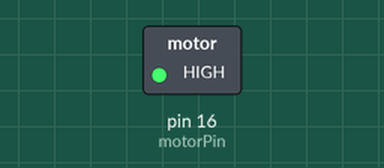
A sketch run on a simulated Arduino Uno, built with avr-gcc and run on an emulated ATmega328P. On the bench: switched loads named in the sketch (green lamp = pin HIGH). Dashed ring = blinking.

Above: at 0.5 s.
Timing chart, 0 to 4.6 s (numbered marks = the images above):
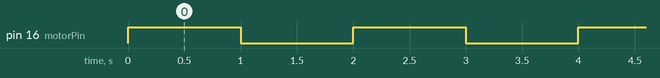

Measured:
- by itself, pin 16 (motorPin): alternates HIGH for 1.0 s and LOW for 1.0 s

The sketch:

vibration-motor-M20.ino
```cpp
// 定义控制引脚
const int motorPin = 16; // GPIO 16 用于控制振动电机对应的MOSEFET引脚

void setup() {
  // 设置 motorPin 为输出
  pinMode(motorPin, OUTPUT);
}

void loop() {
  // 启动电机
  digitalWrite(motorPin, HIGH);
  delay(1000); // 振动 1 秒

  // 停止电机
  digitalWrite(motorPin, LOW);
  delay(1000); // 停止 1 秒
}
```
